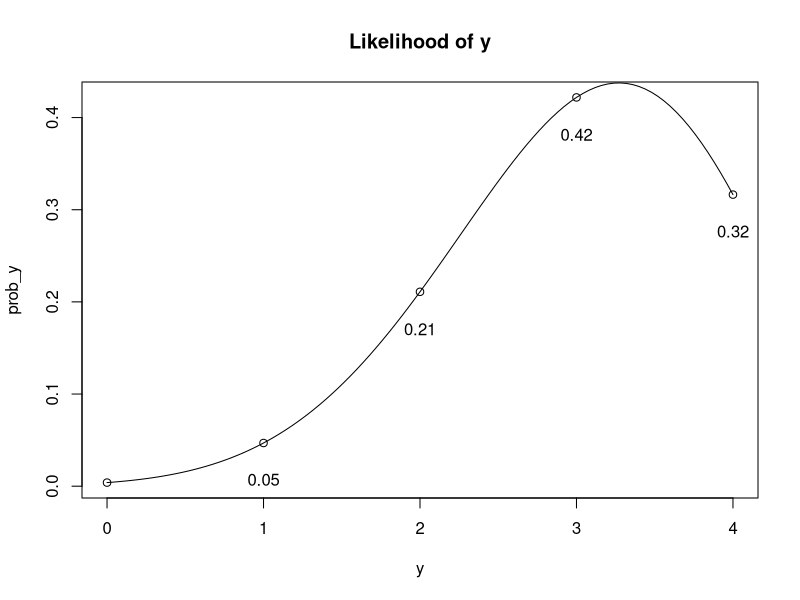
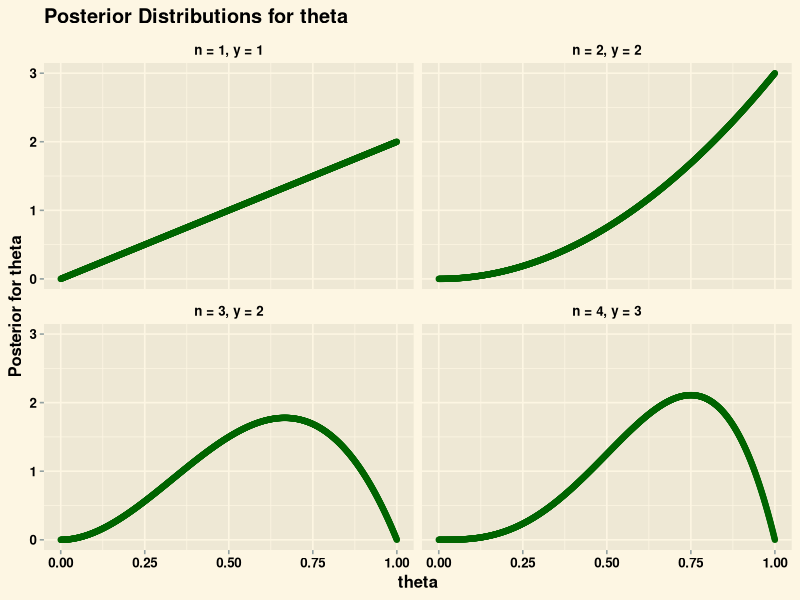
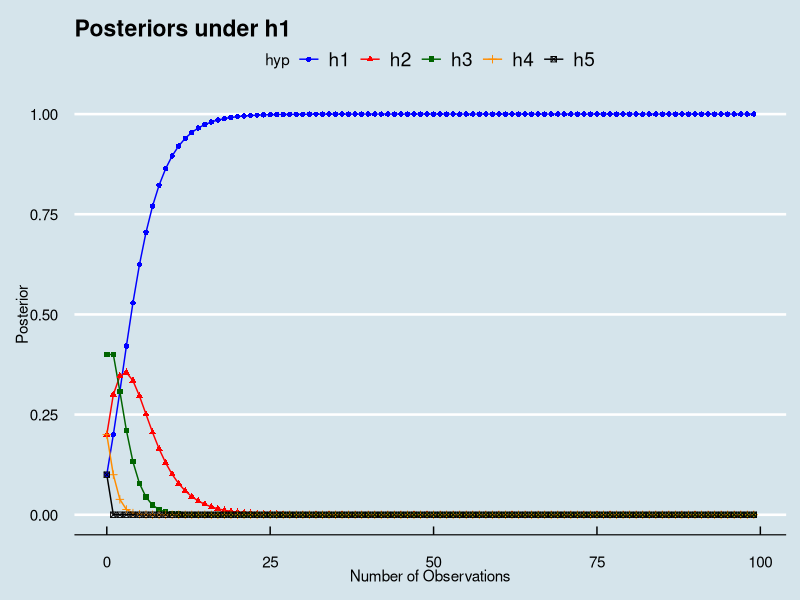
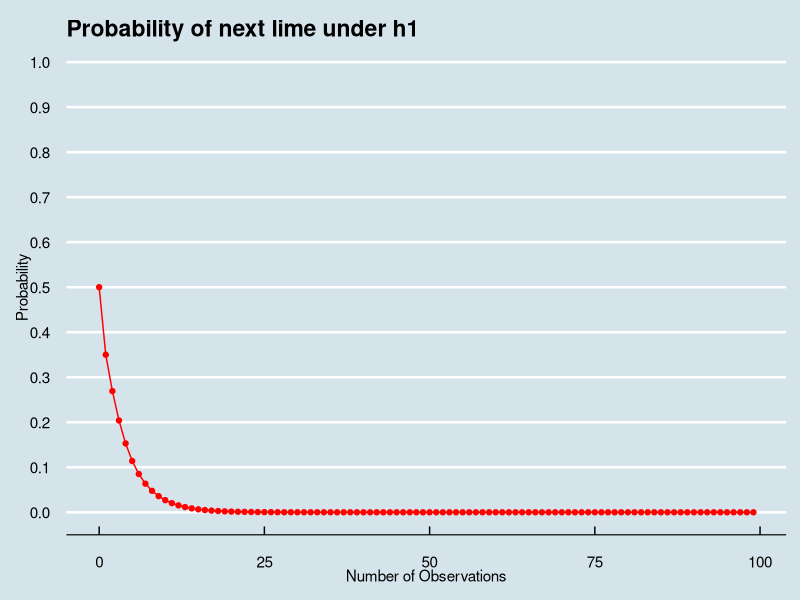
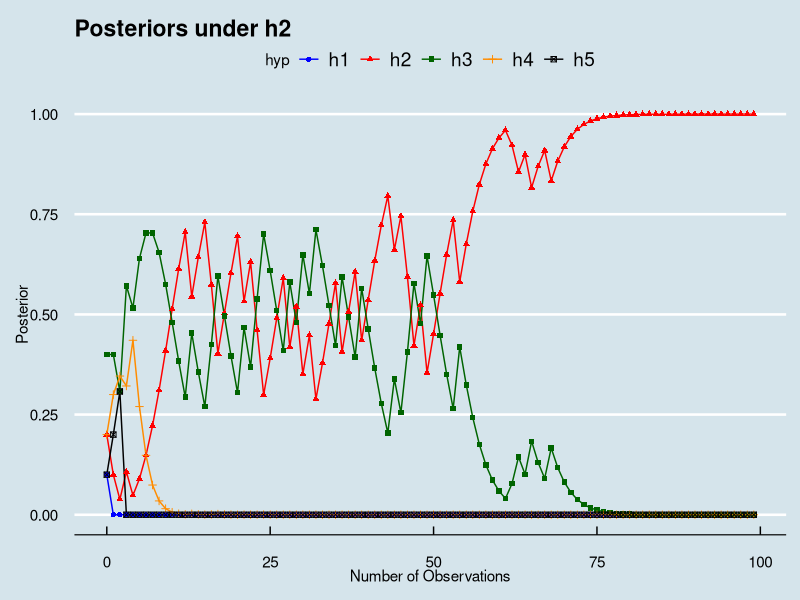
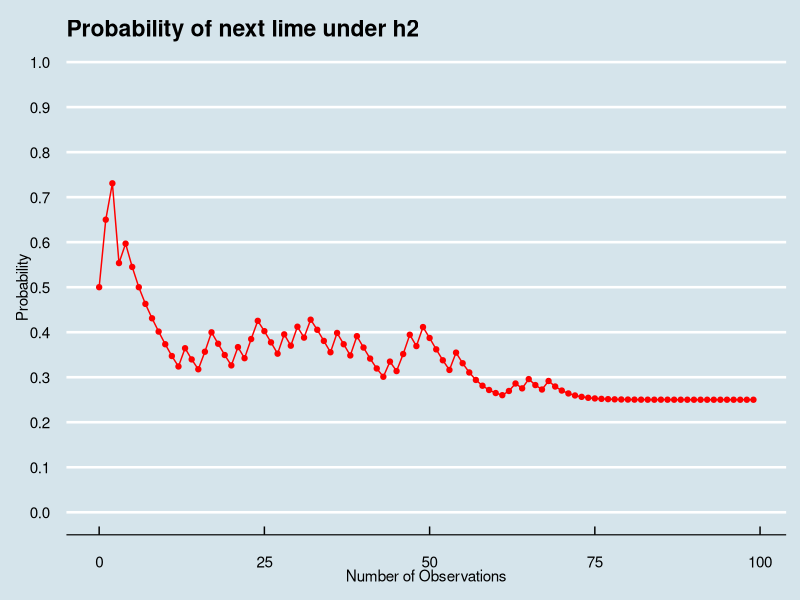
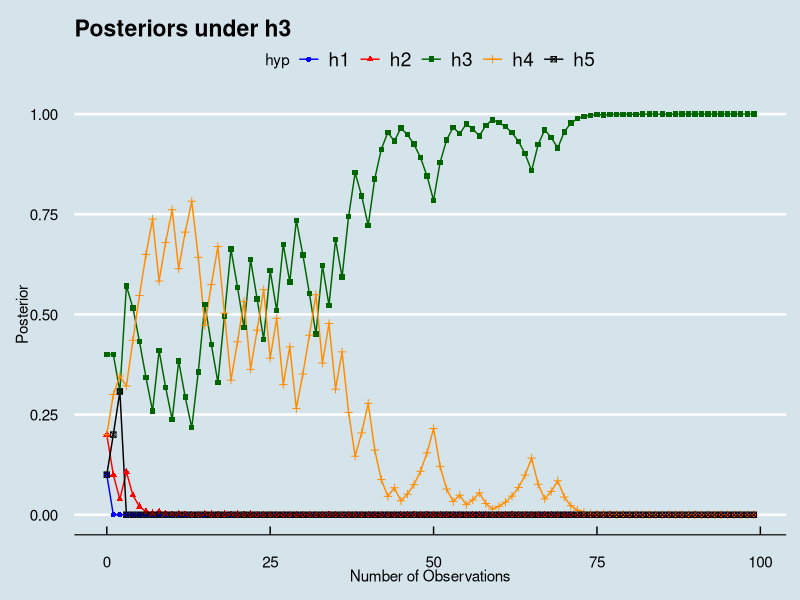
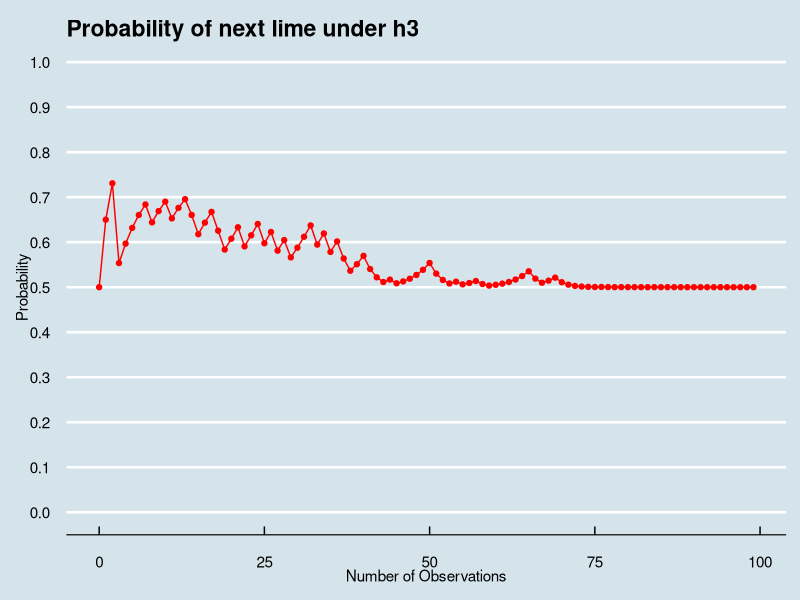

Recreate these plots in R, in order.
# EECS 391 HW5
# 
# 1. B.
library(tidyverse)
library(ggthemes)

# Define possible values of y
y <- seq(0, 4, 1)

# Function that takes in a value of y and returns the probability of y
# given n = 4 and theta = 0.74
prob <- function(y) {
  first_term <- (factorial(4) / (factorial((4 - y)) * factorial(y)))
  second_term <- (0.75 ^ y) * (0.25 ^ (4 - y))
  return(first_term * second_term)
}


# The probability distribution of y
prob_y <- sapply(y, prob)

# Created y for smooth lines
y_smooth <- seq(0, 4, by = 4/100)
prob_y_smooth <- sapply(y_smooth, prob)

# Plot the likelihood of y under the assumption theta = 0.75 and n = 4
plot(y, prob_y, main = 'Likelihood of y') + lines(y_smooth, prob_y_smooth) + 
  text(y, prob_y - 0.04, labels = round(prob_y, 2))

# 1. C.
# Calculates posterior probability for theta given n and y
calc_posterior <- function(theta, y, n) {
  first_term <- factorial(n + 1) / (factorial(n - y) * factorial(y))
  second_term <- (theta ^ y) * ((1 - theta) ^ (n - y))
  return(first_term * second_term)
}

y <- c(1, 2, 2, 3)
n <- c(1, 2, 3, 4)
theta <- seq(0, 1, 1/1000)

posterior_df <- as.data.frame(matrix(nrow = length(theta) * 4, ncol = 4))
names(posterior_df) <- c('n', 'y', 'theta', 'posterior')

i <- 1
all_posteriors <- c()
for (head_count in y) {
  posteriors <- sapply(theta, calc_posterior, y = head_count, n = i)
  all_posteriors <- c(all_posteriors, posteriors)
  i <- i + 1
}

posterior_df$n <- c(rep(1, 1001), rep(2, 1001), 
                    rep(3, 1001), rep(4, 1001))
posterior_df$y <- c(rep(1, 1001), rep(2, 2002),
                    rep(3, 1001))

posterior_df$n_y <- c(rep(c('n = 1, y = 1'), 1001), rep(c('n = 2, y = 2'), 1001),
                      rep(c('n = 3, y = 2'), 1001), rep(c('n = 4, y = 3'), 1001))

posterior_df$theta <- c(rep(theta, 4))

posterior_df$posterior <- all_posteriors

ggplot(posterior_df, aes(theta, posterior)) + geom_point(col = 'darkgreen') + 
  geom_line(col = 'darkgreen') +
  facet_wrap(~n_y) + ylab('Posterior for theta') + 
ggtitle('Posterior Distributions for theta') + theme_solarized_2() + 
  theme(panel.grid = element_blank(), text =  element_text(face = 'bold', color = 'black'), 
        title = element_text(face = 'bold', color = 'black'))

# 2. A.
# 

# Prior probabilities and list of hypotheses expressed as probability of lime candy
priors <- list('h1' = 0.1, 'h2' = 0.2, 'h3' = 0.4, 'h4' = 0.2, 'h5' = 0.1)
hypotheses <- list('h1' = 0.0, 'h2' = 0.25, 'h3' = 0.5, 'h4' = 0.75, 'h5' = 1.0)

# The likelihood of a hypothesis (theta) given observations of successes, y, 
# and total number of trials
calc_likelihood <- function(theta, y, n) {
  first_term <- factorial(n) / (factorial(n - y) * factorial(y))
  second_term <- (theta ^ y) * ((1 - theta) ^ (n - y))
  return(first_term * second_term)
}

# Calculates the posterior for each of the five hypothesis under one true hypothesis
calc_posteriors <- function(true_hyp) {
  
  # Set seed to ensure consistent results
  set.seed(42)
  # Create a dataframe to hold results
  posts_df <- as.data.frame(matrix(ncol = 8))
  names(posts_df) <- c('n', 'y', 'h1', 'h2', 'h3', 'h4', 'h5', 'next_lime')
  
  # Vector of observations under the true hypothesis
  limes <- c(0, rbinom(n = 99, size = 1, prob = true_hyp))
  total_limes <- cumsum(limes)
  
  # Priors for each hypothesis and the conditional probability of a lime candy
  # for each hypothesis
  priors <- list('h1' = 0.1, 'h2' = 0.2, 'h3' = 0.4, 'h4' = 0.2, 'h5' = 0.1)
  lime_pct <- list('h1' = 0.0, 'h2' = 0.25, 'h3' = 0.5, 'h4' = 0.75, 'h5' = 1.0)
  
  # Iterate through the observations and calculate posteriors and 
  # chance of next lime
  for (i in seq(1, 100, 1)) {
    n_lime <- total_limes[i]
    
    # Calculate the unnormalized posterior for each hypothesis
    h1_post <- calc_likelihood(lime_pct$h1, n_lime, i - 1) * priors$h1
    h2_post <- calc_likelihood(lime_pct$h2, n_lime, i - 1) * priors$h2
    h3_post <- calc_likelihood(lime_pct$h3, n_lime, i - 1) * priors$h3
    h4_post <- calc_likelihood(lime_pct$h4, n_lime, i - 1) * priors$h4
    h5_post <- calc_likelihood(lime_pct$h5, n_lime, i - 1) * priors$h5
    
    # Calculate the normalization constant and normalize the posteriors
    posts <- c(h1_post, h2_post, h3_post, h4_post, h5_post)
    
    norm_constant <- sum(posts)
    norm_posts <- posts / norm_constant
    
    # The probability of a lime next
    next_lime <- sum(unlist(lime_pct) * norm_posts)
    
    # Explicitly add results to a dataframe
    posts_df <- add_row(posts_df, n = i - 1, y = n_lime, h1 = norm_posts[1], h2 = norm_posts[2], 
                        h3 = norm_posts[3], h4 = norm_posts[4], h5 = norm_posts[5],
                        next_lime = next_lime)
    
  }
  
  return(posts_df[-1, ])
}

# Assume each hypothesis is true and calculate the corresponding distributions
h1_true <- calc_posteriors(0.0)
h2_true <- calc_posteriors(0.25)
h3_true <- calc_posteriors(0.5)
h4_true <- calc_posteriors(0.75)
h5_true <- calc_posteriors(1.0)

# Function to graph posterior distributions for each hypothesis and the 
# probability the next candy is a lime
# Takes in a dataframe with posteriors and the string of the true hypothesis
# that was used to calculate the posteriors
graph_posts <- function(post_df, true_hyp_str) {
  # Titles for figures
  main1 <- sprintf('Posteriors under %s', true_hyp_str)
  main2 <- sprintf('Probability of next lime under %s', true_hyp_str)
  # Put results in long format with each row and observation and each column
  # a variable 
  long_post <- gather(post_df, key = 'hyp', value = 'post', -n, -y, -next_lime)
  color_vector <- c('blue', 'red', 'darkgreen', 'darkorange', 'black')
  
  th  <- theme(axis.text = element_text(color = 'black'))
  
   # Graph the posteriors for each hypothesis under the true hypothesis
  p1 <- ggplot(long_post, aes(n, post, col = hyp, group = hyp, shape = hyp)) + geom_line() + 
    geom_point() + xlab('Number of Observations') + ylab('Posterior') + 
    ggtitle(main1) + theme_economist(12) +  th + scale_color_manual(values = color_vector)
  
  # Graph the probability of the next candy being a lime
  p2 <- ggplot(post_df, aes(n, next_lime)) + geom_line(col = 'red') + geom_point(col = 'red') + 
    xlab('Number of Observations') + ylab('Probability') + ggtitle(main2) + 
    coord_cartesian(ylim = c(0, 1)) + scale_y_continuous(breaks = seq(0, 1, 0.1)) + 
    theme_economist(12) + th 
  
  # Display the graphs
  print(p1)
  print(p2)
}

# Graph results for each assumed hypothesis
graph_posts(h1_true, 'h1')
graph_posts(h2_true, 'h2')
graph_posts(h3_true, 'h3')
graph_posts(h4_true, 'h4')
graph_posts(h5_true, 'h5')


# 2. B.
# 
# 

# Find the minimum number of observations for a given confidence level
# Posterior df is generated from the specified true hypothesis (lime pct)
find_minimum_obs <- function(confidence_level, post_df, true_hyp_str) {
 
   # Filter dataframe to observations with true posterior greater than confidence level
  above_cl <- post_df[post_df[true_hyp_str] > confidence_level, ] 
  minimum_obs <- above_cl[[which.min(above_cl$n), 'n']]
  
  # Return the minimum observations for the specified confidence level
  return(minimum_obs)
}

# Find minimum observations required under each hypothesis
h1_min <- find_minimum_obs(0.9, h1_true, 'h1')
h2_min <- find_minimum_obs(0.9, h2_true, 'h2')
h3_min <- find_minimum_obs(0.9, h3_true, 'h3')
h4_min <- find_minimum_obs(0.9, h4_true, 'h4')
h5_min <- find_minimum_obs(0.9, h5_true, 'h5')

# Vectors for plotting results
hyps <- c(0.0, 0.25, 0.5, 0.75, 1.0)
min_obs <- c(h1_min, h2_min, h3_min, h4_min, h5_min)

# Plot the results
plot(x = hyps, y = min_obs, xaxt = 'n',  xlim = c(0, 1.1), 
     xlab = 'true hypothesis (percentage lime)', 
     ylab = 'observations', main = 'Minimum Observations for 90% Confidence') + 
  text(x = hyps + 0.04, y = min_obs, labels = min_obs) + axis(side = 1, at = hyps)

# 2. C.
# 
#

# Generate 100 random datasets of 100 observations and average
generate_random <- function() {
  observations <- c(rep(0, 100))
  priors <- c(0.1, 0.2, 0.4, 0.2, 0.1)
  i <- 1
  total <- 0
  for (prob in c(0.0, 0.25, 0.5, 0.75, 1.0)) {
    iterations <- priors[i]
    for (m in 1:(iterations * 100)) {
      observations <- (observations + rbinom(n = 100, size = 1, prob = prob))
      total <- total + 1
    }
    i <- i + 1
  }
  # Take mean and round to either a 0 or 1 
  observations <- (observations / total)
  observations[which(observations >= 0.5)] = 1L
  observations[which(observations < 0.5)]  = 0L
  return(observations)
}

# Generate the random dataset
random_obs <- generate_random()

# Calculates the posterior for each of the five hypothesis given a set of observations
calc_posteriors_given_obs <- function(obs) {
  

  # Create a dataframe to hold results
  posts_df <- as.data.frame(matrix(ncol = 8))
  names(posts_df) <- c('n', 'y', 'h1', 'h2', 'h3', 'h4', 'h5', 'next_lime')
  
  # Vector of observations provided
  limes <- c(0, obs)
  total_limes <- cumsum(limes)
  
  # Priors for each hypothesis and the conditional probability of a lime candy
  # for each hypothesis
  priors <- list('h1' = 0.1, 'h2' = 0.2, 'h3' = 0.4, 'h4' = 0.2, 'h5' = 0.1)
  lime_pct <- list('h1' = 0.0, 'h2' = 0.25, 'h3' = 0.5, 'h4' = 0.75, 'h5' = 1.0)
  
  # Iterate through the observations and calculate posteriors and 
  # chance of next lime
  for (i in seq(1, 101, 1)) {
    n_lime <- total_limes[i]
    
    # Calculate the unnormalized posterior for each hypothesis
    h1_post <- calc_likelihood(lime_pct$h1, n_lime, i - 1) * priors$h1
    h2_post <- calc_likelihood(lime_pct$h2, n_lime, i - 1) * priors$h2
    h3_post <- calc_likelihood(lime_pct$h3, n_lime, i - 1) * priors$h3
    h4_post <- calc_likelihood(lime_pct$h4, n_lime, i - 1) * priors$h4
    h5_post <- calc_likelihood(lime_pct$h5, n_lime, i - 1) * priors$h5
    
    # Calculate the normalization constant and normalize the posteriors
    posts <- c(h1_post, h2_post, h3_post, h4_post, h5_post)
    
    norm_constant <- sum(posts)
    norm_posts <- posts / norm_constant
    
    # The probability of a lime next
    next_lime <- sum(unlist(lime_pct) * norm_posts)
    
    # Explicitly add results to a dataframe
    posts_df <- add_row(posts_df, n = i - 1, y = n_lime, h1 = norm_posts[1], h2 = norm_posts[2], 
                        h3 = norm_posts[3], h4 = norm_posts[4], h5 = norm_posts[5],
                        next_lime = next_lime)
    
  }
  
  return(posts_df[-1, ])
}

# Calculate the posterior odds given the randomly generated data
random_post <- calc_posteriors_given_obs(random_obs)

# Put dataframe in long format
random_long <- gather(random_post, key = 'hyp', value = 'post', -n, -y, -next_lime)

# Theme for axis text and color vector
th  <- theme(axis.text = element_text(color = 'black'))
color_vector <- c('blue', 'red', 'darkgreen', 'darkorange', 'black')

# Graph the posteriors for each hypothesis with the random data
p1 <- ggplot(random_long, aes(n, post, col = hyp, group = hyp, shape = hyp)) + geom_line() + 
  geom_point() + xlab('Number of Observations') + ylab('Posterior') + 
  ggtitle('Posteriors for Random Data') + theme_economist(12) +  th + 
  scale_color_manual(values = color_vector)

# Graph the probability of the next candy being a lime with the random data
p2 <- ggplot(random_post, aes(n, next_lime)) + geom_line(col = 'red') + geom_point(col = 'red') + 
  xlab('Number of Observations') + ylab('Probability') + 
  ggtitle("Probability of Next Lime with Random Data") + 
  coord_cartesian(ylim = c(0, 1)) + scale_y_continuous(breaks = seq(0, 1, 0.1)) + 
  theme_economist(12) + th

print(p1)
print(p2)

# Create uncertainty columns for each hypothesis
random_unc <- random_post %>% mutate(h1_un = h1 - 0, 
                                     h2_un = h2 - 0, 
                                     h3_un = 1 - h3,
                                     h4_un = h4 - 0,
                                     h5_un = h5 - 0)

# Create a long format dataframe for plotting
random_unc_long <- random_unc %>% dplyr::select(n, h1_un:h5_un) %>%
  gather(key = 'hyp', value = 'unc', -n)

# Clean up the names for plotting
random_unc_long <- random_unc_long %>% 
  mutate(hyp = stringr::str_split_fixed(hyp, pattern = '_', n = 2)[, 1])

# Plot the uncertainties
ggplot(random_unc_long, aes(n, unc * 100, col = hyp, shape = hyp, group = hyp)) + 
  geom_line() + geom_point() + xlab('Number of Observations') + 
  ylab('Uncertainty for posterior (%)') + ggtitle('Uncertainty vs Obs for Random Data') + 
  scale_color_manual(values = color_vector) + theme_economist(12) + th 

# Create columns with reduction in uncertainty
random_reduc <- random_unc %>% mutate(h1_reduc = c(0, diff(h1_un)),
                                       h2_reduc = c(0, diff(h2_un)),
                                       h3_reduc = c(0, diff(h3_un)), 
                                       h4_reduc = c(0, diff(h4_un)),
                                       h5_reduc = c(0, diff(h5_un)))

# Put into long format
random_reduc_long <- random_reduc %>% dplyr::select(n, h1_reduc:h5_reduc) %>%
  gather(key = 'hyp', value = 'reduc', -n)

# Clean up the names for plotting 
random_reduc_long <- random_reduc_long %>% 
  mutate(hyp = stringr::str_split_fixed(hyp, pattern = '_', n = 2)[, 1])

# Plot the reductions in uncertainty
ggplot(random_reduc_long, aes(n, (reduc * 100), col = hyp, shape = hyp, group = hyp)) + 
  geom_line() + geom_point() + xlab('Number of Observations') + 
  ylab('Change in Uncertainty (%)') + ggtitle('Change in Uncertainty vs Obs') + 
  scale_color_manual(values = color_vector) + theme_economist(12) + th 


# Plot for the first 50 observations
ggplot(dplyr::filter(random_reduc_long, n <= 60), 
       aes(n, (reduc * 100), col = hyp, shape = hyp, group = hyp)) + 
  geom_line() + geom_point() + xlab('Number of Observations') + 
  ylab('Change in Uncertainty (%)') + ggtitle('Change in Uncertainty vs Obs') + 
  scale_color_manual(values = color_vector) + theme_economist(12) + th 
